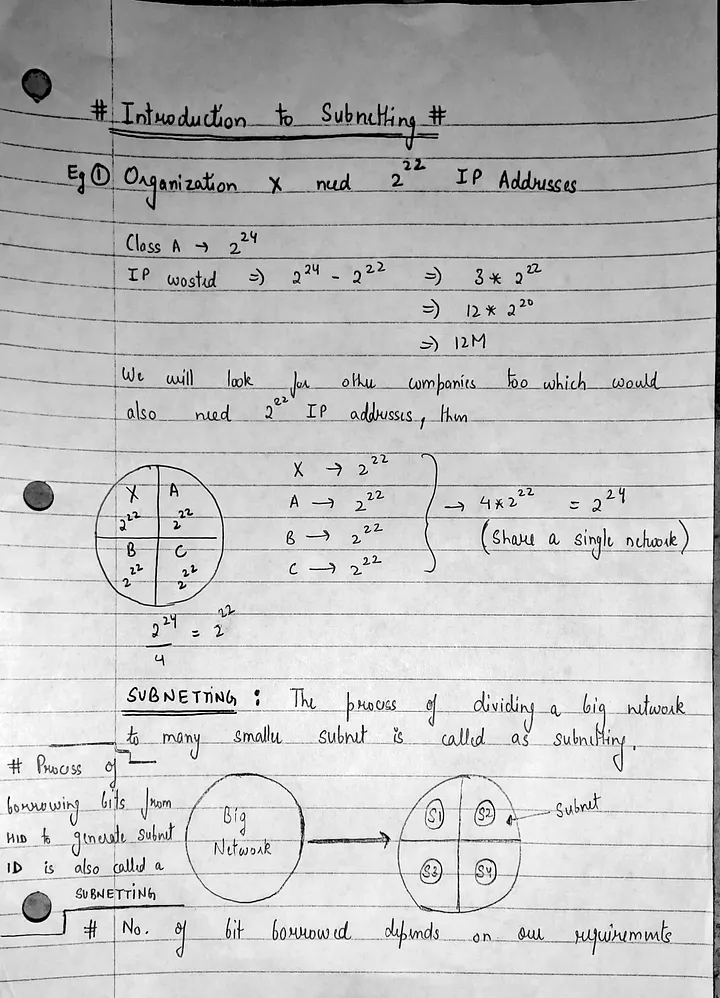
#> input picture example_scripts/notes.png, 720 x 998 px
$ python 06_thresholdExample.py
#> lines starting #> are read from the running program, lines starting #| are printed output that depends on the picture; after the words box and inside, x2 and y2 are one past the last pixel; in counts of white or black regions, pixels touching at a corner belong together
import cv2
import numpy as np

#Read the image
image = cv2.imread("notes.png")
#> image is the input picture: shape (998, 720, 3); mean B, G, R 192.4, 192.4, 192.4

#Convert the Image to a grayscale
#Use BGR to Gray to match imread
#This is needed as thresholding is based on individual pixel intensity, not one specific color channel
gray_image = cv2.cvtColor(image, cv2.COLOR_BGR2GRAY)

#Binary Thresh
#Values under the threshold are converted to black while above are turned white
ret, thresh = cv2.threshold(gray_image, 127, 255, cv2.THRESH_BINARY)
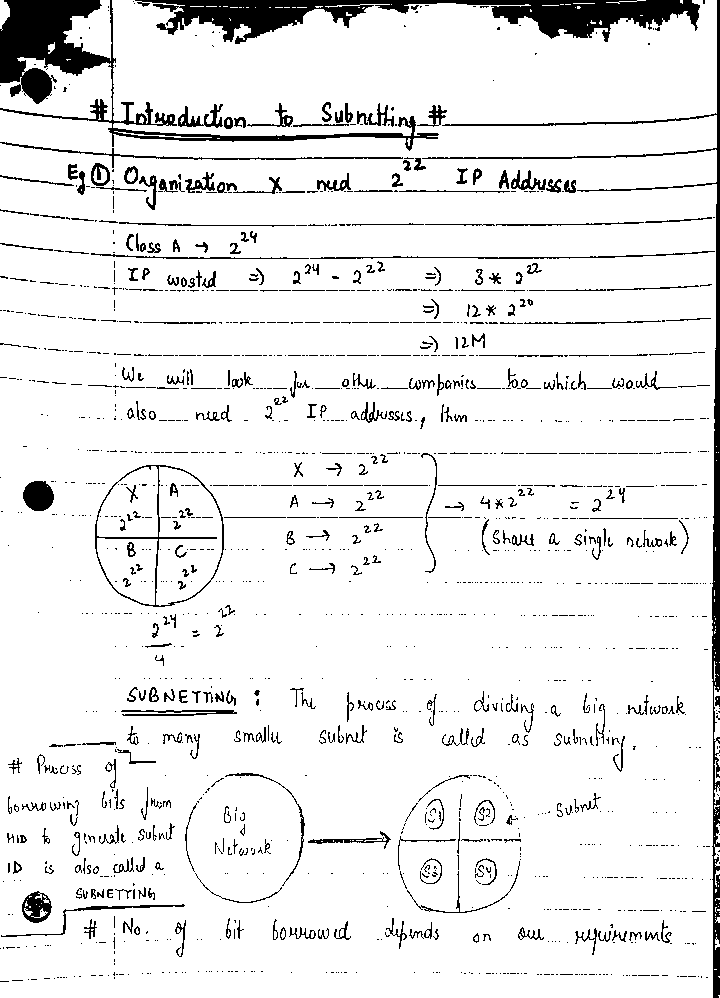
#> thresh: shape (998, 720); 91.8% white; 1652 black regions (1226 under 20 px), largest, box (x1, y1, x2, y2) and area: (135, 0, 700, 44) 10402, (0, 0, 439, 151) 9618, (422, 0, 720, 998) 6102
cv2.imwrite("thresh.png", thresh)

#Apply Otsu Method Threshing, better for images with 2 pixel peaks, automatically tries to calculate the best threshold by minimizing intraclass differences
#0 gets ignored
optimal_thresh, otsu_thresh = cv2.threshold(
    gray_image, 0, 255, cv2.THRESH_BINARY + cv2.THRESH_OTSU
)
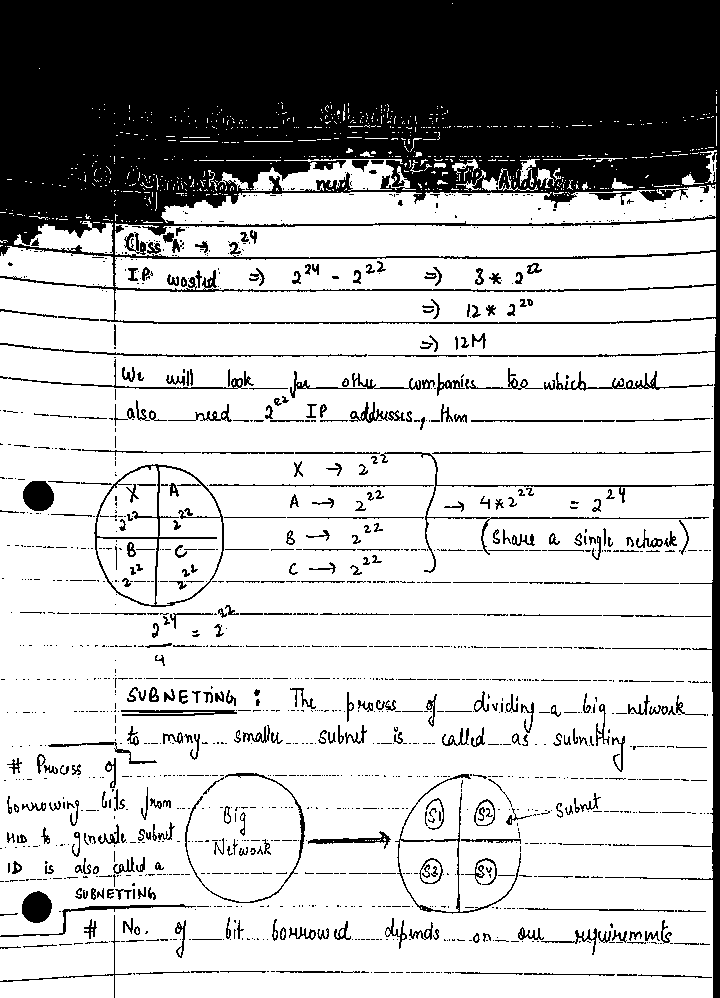
#> otsu_thresh: shape (998, 720); 73.7% white; 1469 black regions (1070 under 20 px), largest, box (x1, y1, x2, y2) and area: (0, 0, 720, 998) 150668, (94, 464, 224, 607) 1552, (380, 452, 712, 573) 1371
#> optimal_thresh = 171

cv2.imwrite("otsu_thresh.png", otsu_thresh)

#Apply Adaptive Threshold, segments image out into subgroups and calculates threshold for each subgroup separately
adap_thresh = cv2.adaptiveThreshold(gray_image, 255, cv2.ADAPTIVE_THRESH_MEAN_C, cv2.THRESH_BINARY, 11, 6)
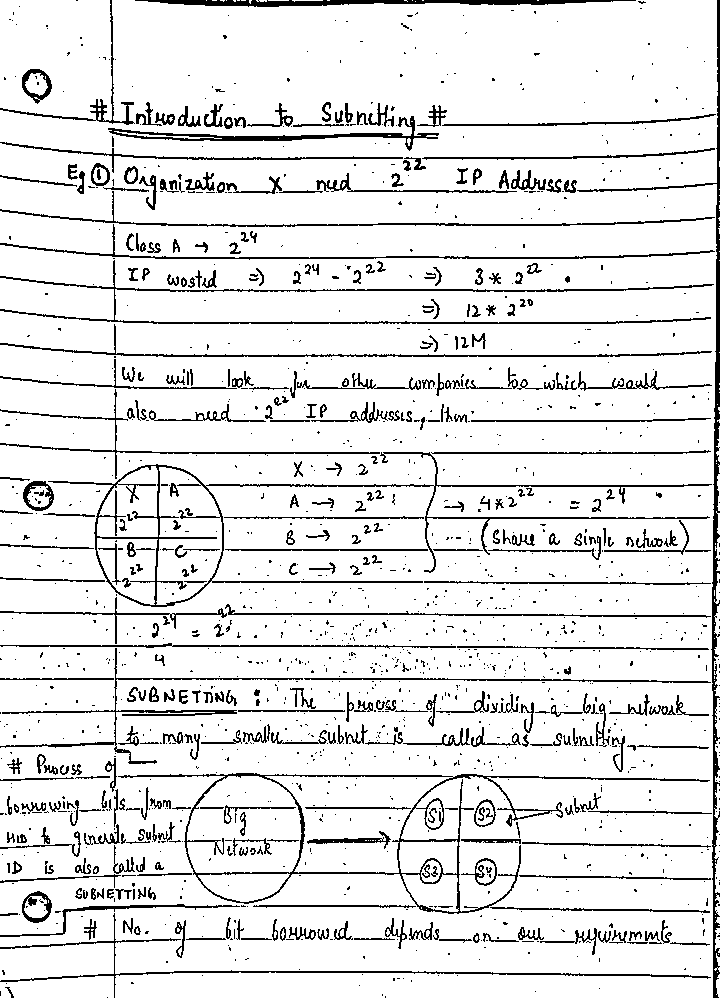
#> adap_thresh: shape (998, 720); 89.9% white; black in thin lines or dots

cv2.imwrite("adap_thresh.png", adap_thresh)

$ run again, with example_scripts/cat.jpg saved as example_scripts/notes.png
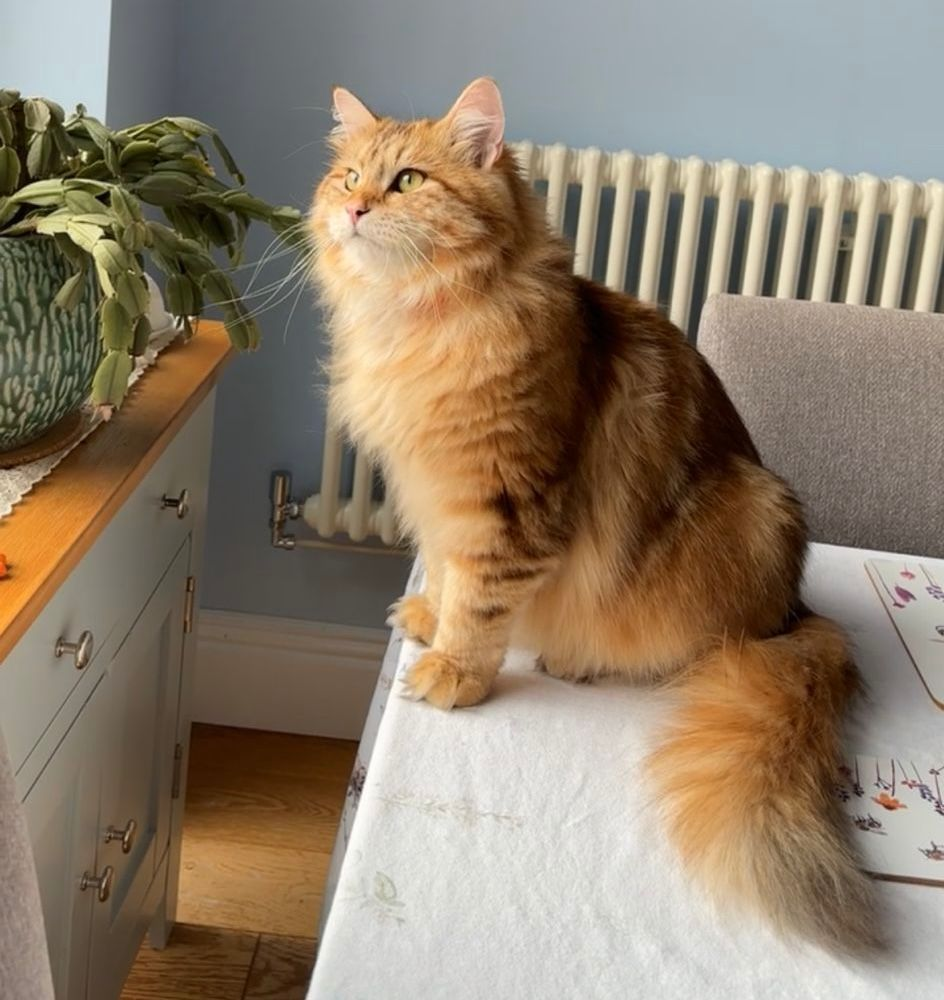
#> input picture example_scripts/cat.jpg, 944 x 1000 px
#> image is the input picture: shape (1000, 944, 3); mean B, G, R 107.8, 127, 142.4
#> `ret, thresh = cv2.threshold(gray_image, 127, 255, cv2.THRESH_BINARY)`:
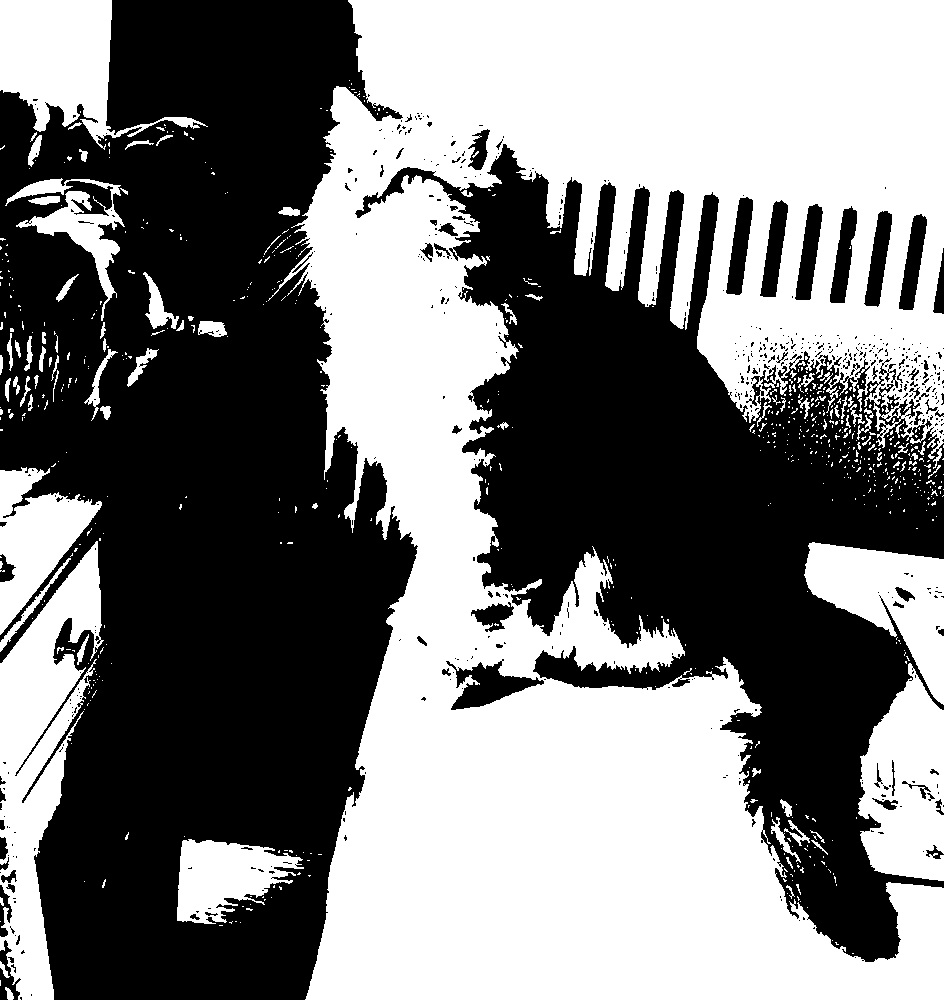
#> thresh: shape (1000, 944); 49.1% white; 714 white regions (618 under 20 px), largest, box (x1, y1, x2, y2) and area: (268, 0, 944, 1000) 376036, (0, 541, 104, 1000) 21943, (858, 663, 944, 881) 13128
#> otsu_thresh: shape (1000, 944); 46.2% white; 820 white regions (727 under 20 px), largest, box (x1, y1, x2, y2) and area: (279, 0, 944, 1000) 352860, (0, 559, 94, 1000) 17487, (0, 0, 205, 149) 12877
#> optimal_thresh = 133
#> `adap_thresh = cv2.adaptiveThreshold(gray_image, 255, cv2.ADAPTIVE_THRE..`:
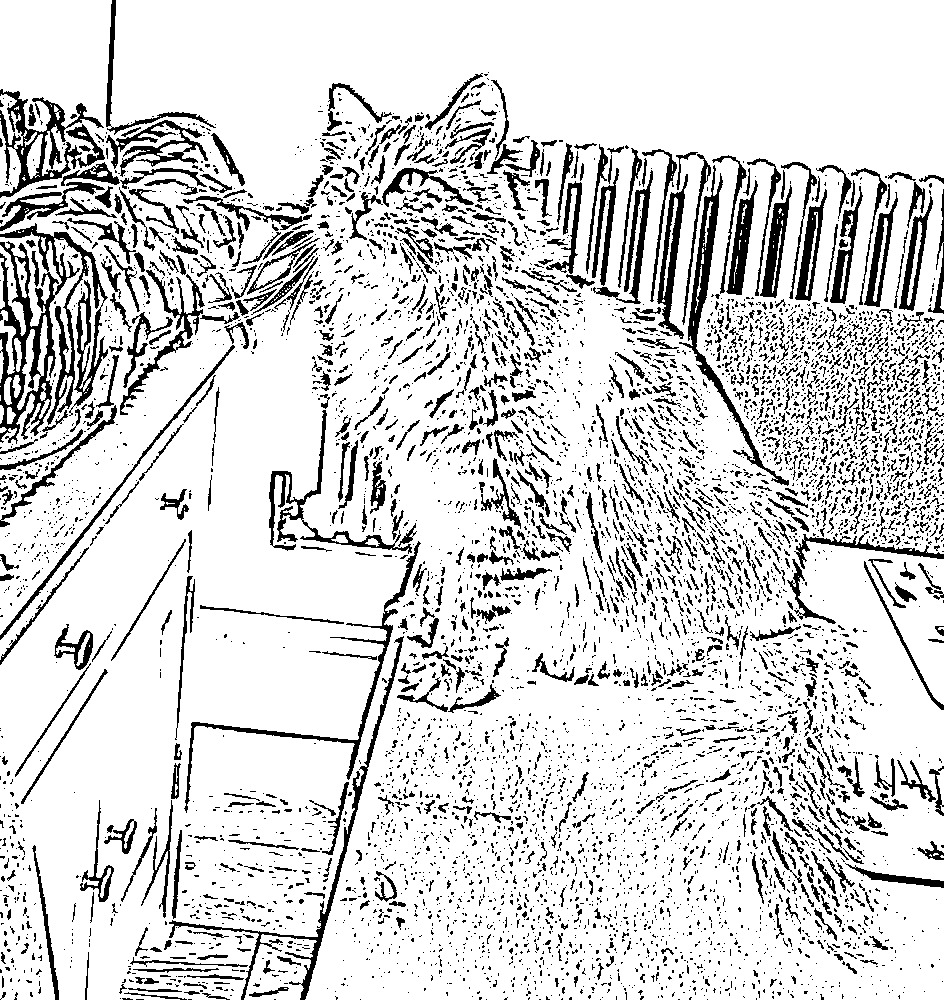
#> adap_thresh: shape (1000, 944); 84% white; 6413 black regions (5291 under 20 px), largest, box (x1, y1, x2, y2) and area: (0, 223, 108, 444) 8436, (0, 89, 105, 198) 3377, (679, 165, 789, 486) 2965
